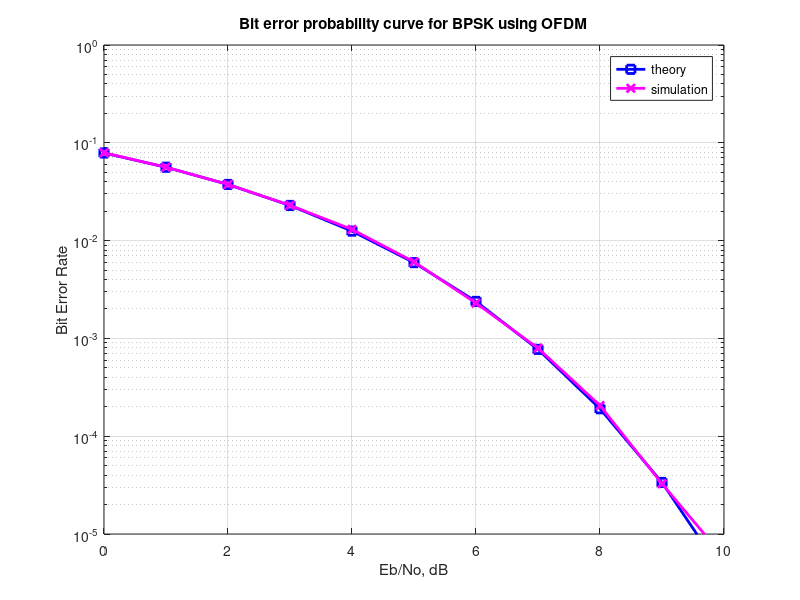

Write MATLAB code to recreate this figure.
%%%%%%%%%%%%%%%%%%%%%%%%%%%%%%%%%%%%%%%%%%%%%%%%%%%%%%%%%%%%
% All rights reserved by Krishna Pillai, http://www.dsplog.com 
% The file may not be re-distributed without explicit authorization
% from Krishna Pillai.
% Checked for proper operation with Octave Version 3.0.0
% Author	: Krishna Pillai
% Email		: krishna@dsplog.com
% Version	: 1.0
% Date		: 05 June 2008
% %%%%%%%%%%%%%%%%%%%%%%%%%%%%%%%%%%%%%%%%%%%%%%%%%%%%%%%%%%

% Script for computing the Bit Error probability using OFDM modulation

clear all
nFFT = 64; % fft size
nDSC = 52; % number of data subcarriers
nBitPerSym = 52; % number of bits per OFDM symbol (same as the number of subcarriers for BPSK)
nSym = 10^4; % number of symbols

EbN0dB = 0:10; % bit to noise ratio
EsN0dB = EbN0dB + 10*log10(nDSC/nFFT) + 10*log10(64/80); % converting to symbol to noise ratio

for ii = 1:length(EbN0dB)

   % Transmitter
   ipBit = rand(1,nBitPerSym*nSym) > 0.5; % random 1's and 0's
   ipMod = 2*ipBit-1; % BPSK modulation 0 --> -1, 1 --> +1
   ipMod = reshape(ipMod,nBitPerSym,nSym).'; % grouping into multiple symbolsa

   % Assigning modulated symbols to subcarriers from [-26 to -1, +1 to +26]
   a = zeros(nSym,6);
   b = ipMod(:,[1:nBitPerSym/2]);
   c = zeros(nSym,1);
   d = ipMod(:,[nBitPerSym/2+1:nBitPerSym]);
   e = zeros(nSym,5);
   
   xF = [a b c d e];
   
   % Taking FFT, the term (nFFT/sqrt(nDSC)) is for normalizing the power of transmit symbol to 1 
   xt = (nFFT/sqrt(nDSC))*ifft(fftshift(xF.')).';

   % Appending cylic prefix
   xt = [xt(:,[49:64]) xt];

   % Concatenating multiple symbols to form a long vector
   xt = reshape(xt.',1,nSym*80);


   % Gaussian noise of unit variance, 0 mean
   nt = 1/sqrt(2)*(randn(1,nSym*80) + 1i*randn(1,nSym*80));

   % Adding noise, the term sqrt(80/64) is to account for the wasted energy due to cyclic prefix
   yt = sqrt(80/64)*xt + 10^(-EsN0dB(ii)/20)*nt + nt*10^(-EsN0dB(ii)/20)*10^(-15);

   % Receiver
   yt = reshape(yt.',80,nSym).'; % formatting the received vector into symbols
   yt = yt(:,[17:80]); % removing cyclic prefix

   % converting to frequency domain
   yF = (sqrt(nDSC)/nFFT)*fftshift(fft(yt.')).'; 
   yMod = yF(:,[6+[1:nBitPerSym/2] 7+[nBitPerSym/2+1:nBitPerSym] ]); 

   % BPSK demodulation
   % +ve value --> 1, -ve value --> -1
   ipModHat = 2*floor(real(yMod/2)) + 1;
   ipModHat(find(ipModHat>1)) = +1;
   ipModHat(find(ipModHat<-1)) = -1;

   % converting modulated values into bits
   ipBitHat = (ipModHat+1)/2;
   ipBitHat = reshape(ipBitHat.',nBitPerSym*nSym,1).';

   % counting the errors
   nErr(ii) = size(find(ipBitHat - ipBit),2);

end

simBer = nErr/(nSym*nBitPerSym);
theoryBer = (1/2)*erfc(sqrt(10.^(EbN0dB/10)));

close all; figure
semilogy(EbN0dB,theoryBer,'bs-','LineWidth',2);
hold on
semilogy(EbN0dB,simBer,'mx-','LineWidth',2);
axis([0 10 10^-5 1])
grid on
legend('theory', 'simulation');
xlabel('Eb/No, dB')
ylabel('Bit Error Rate')
title('Bit error probability curve for BPSK using OFDM')

